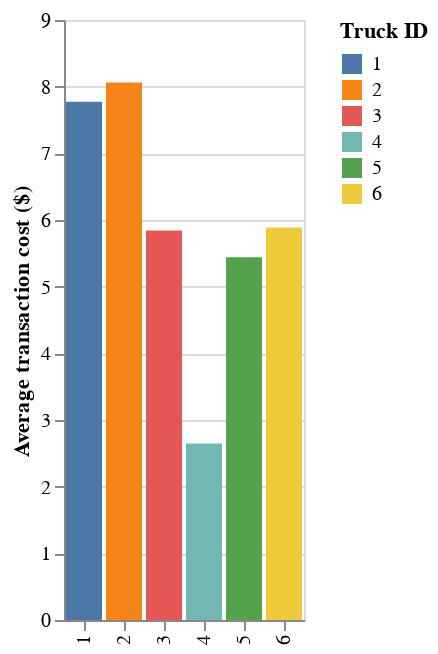

Notebook code cell kept with this figure:
### Code cell
alt.Chart(avg_val_per_truck.reset_index()).mark_bar().encode(
    x=alt.X("truck_id:N", title=None),
    y=alt.Y("total", title="Average transaction cost ($)"),
    color=alt.Color("truck_id:N", title="Truck ID")
)

### Figure 1 — Vega-Lite specification as saved in the notebook (floating-point values rounded to 4 significant figures)
{"config": {"view": {"continuousWidth": 300, "continuousHeight": 300}}, "data": {"name": "data-26a32a438795d50037c1557c0c9f82a3"}, "mark": {"type": "bar"}, "encoding": {"color": {"field": "truck_id", "title": "Truck ID", "type": "nominal"}, "x": {"field": "truck_id", "title": null, "type": "nominal"}, "y": {"field": "total", "title": "Average transaction cost ($)", "type": "quantitative"}}, "$schema": "https://vega.github.io/schema/vega-lite/v5.20.1.json", "datasets": {"data-26a32a438795d50037c1557c0c9f82a3": [{"truck_id": 1, "total": 7.772}, {"truck_id": 2, "total": 8.061}, {"truck_id": 3, "total": 5.841}, {"truck_id": 4, "total": 2.649}, {"truck_id": 5, "total": 5.443}, {"truck_id": 6, "total": 5.889}]}}
